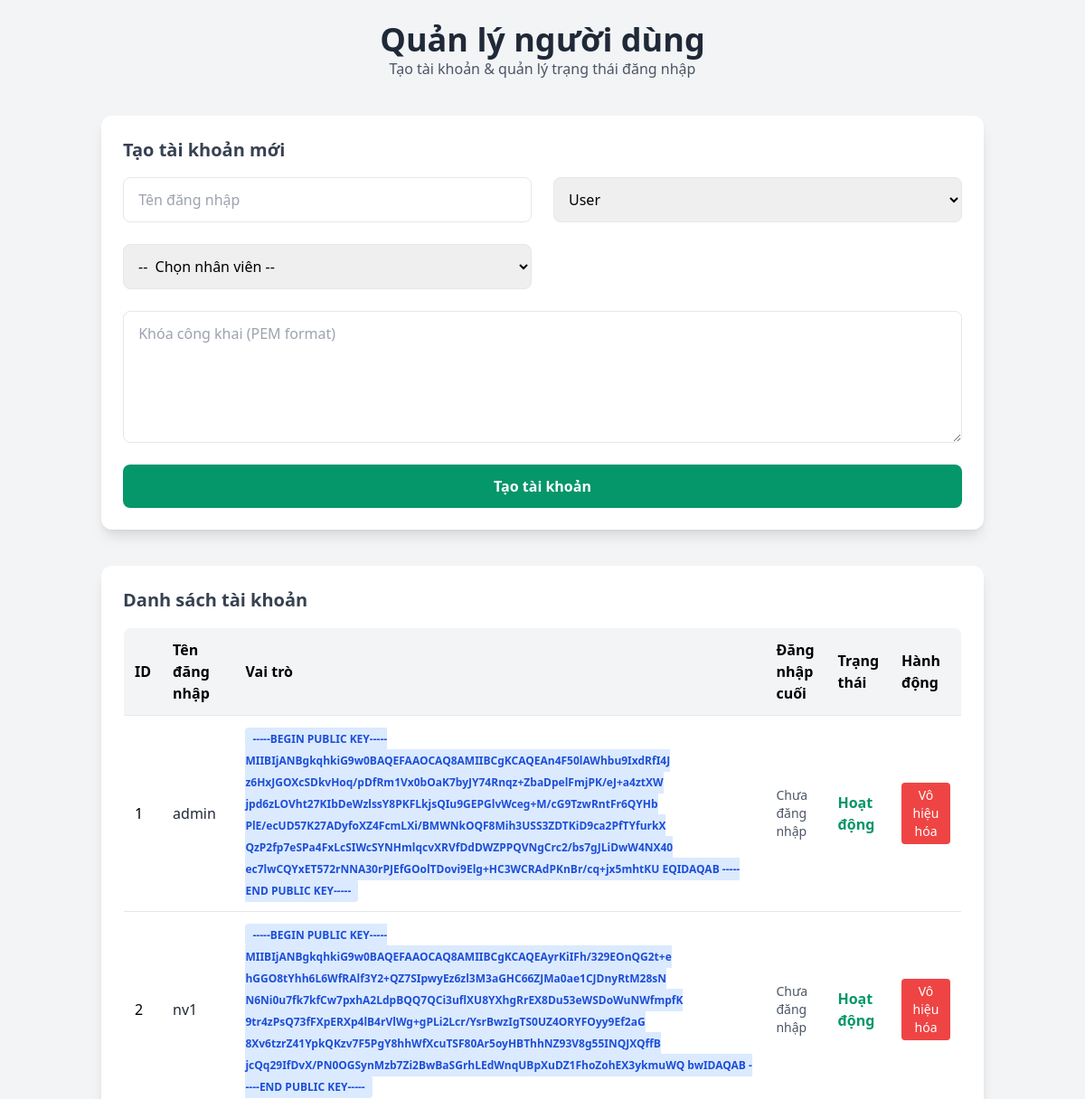
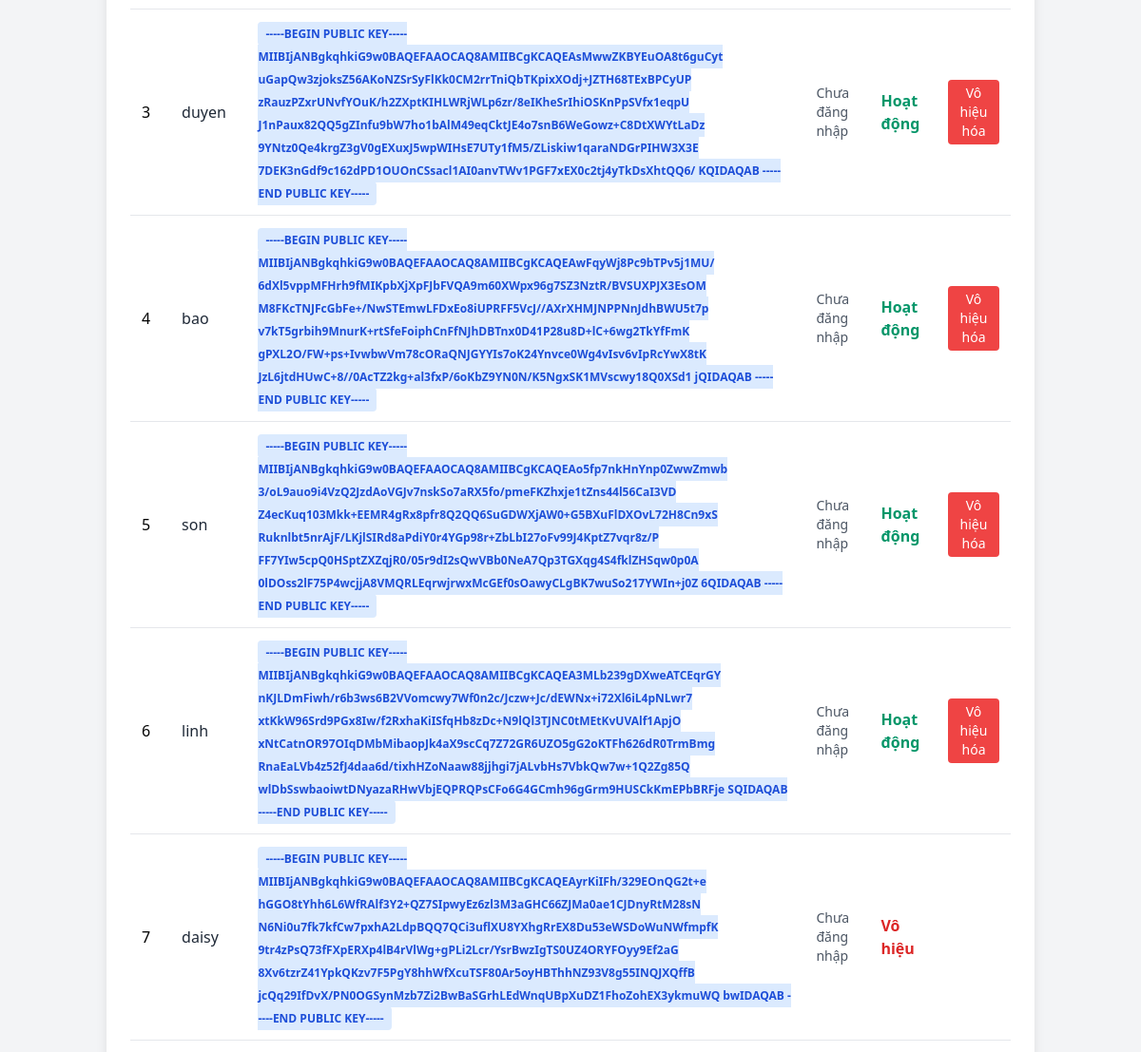
The page /user_management (signed in, upper part) on the database as committed earlier (2 pictures, top to bottom).
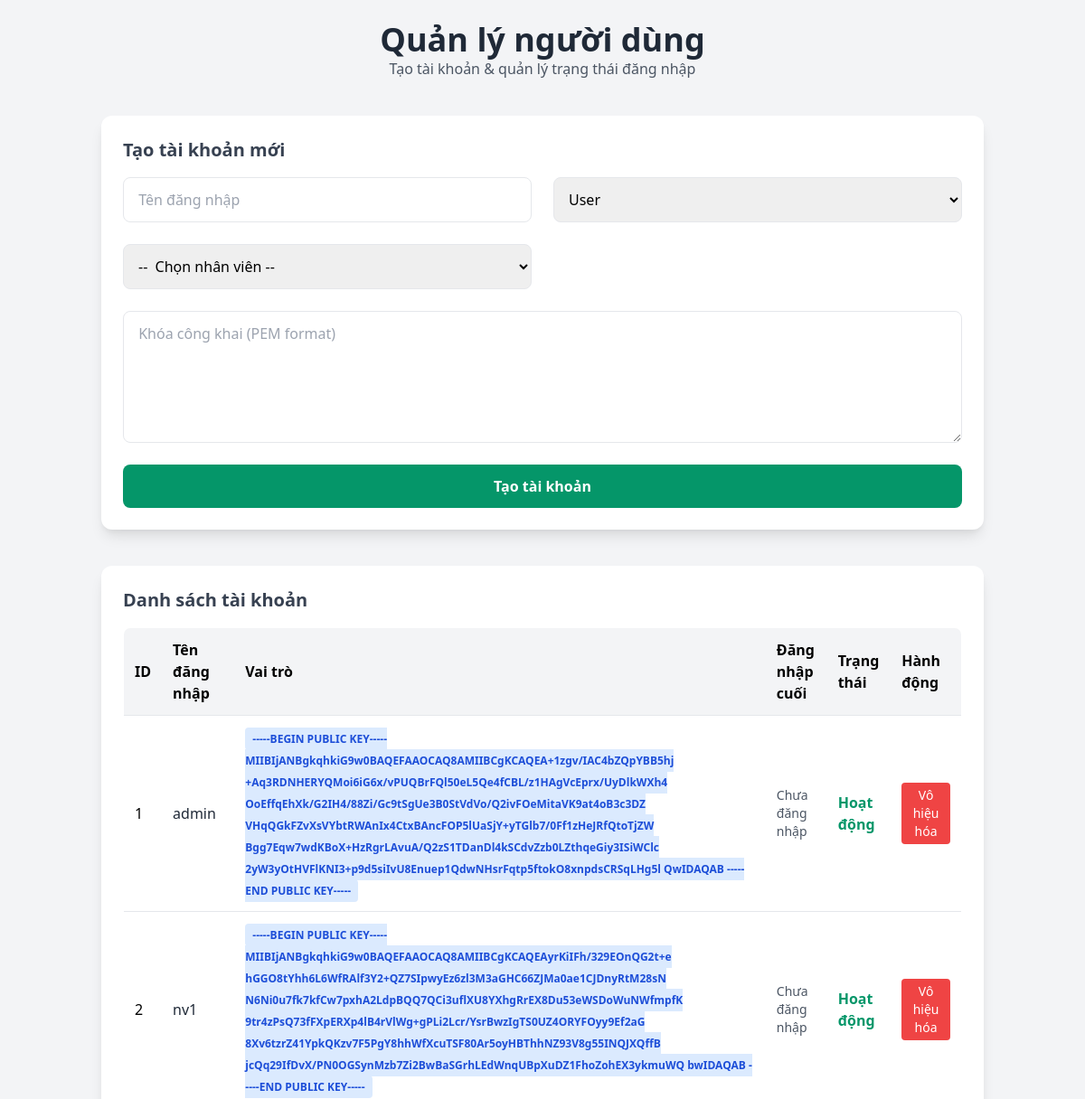
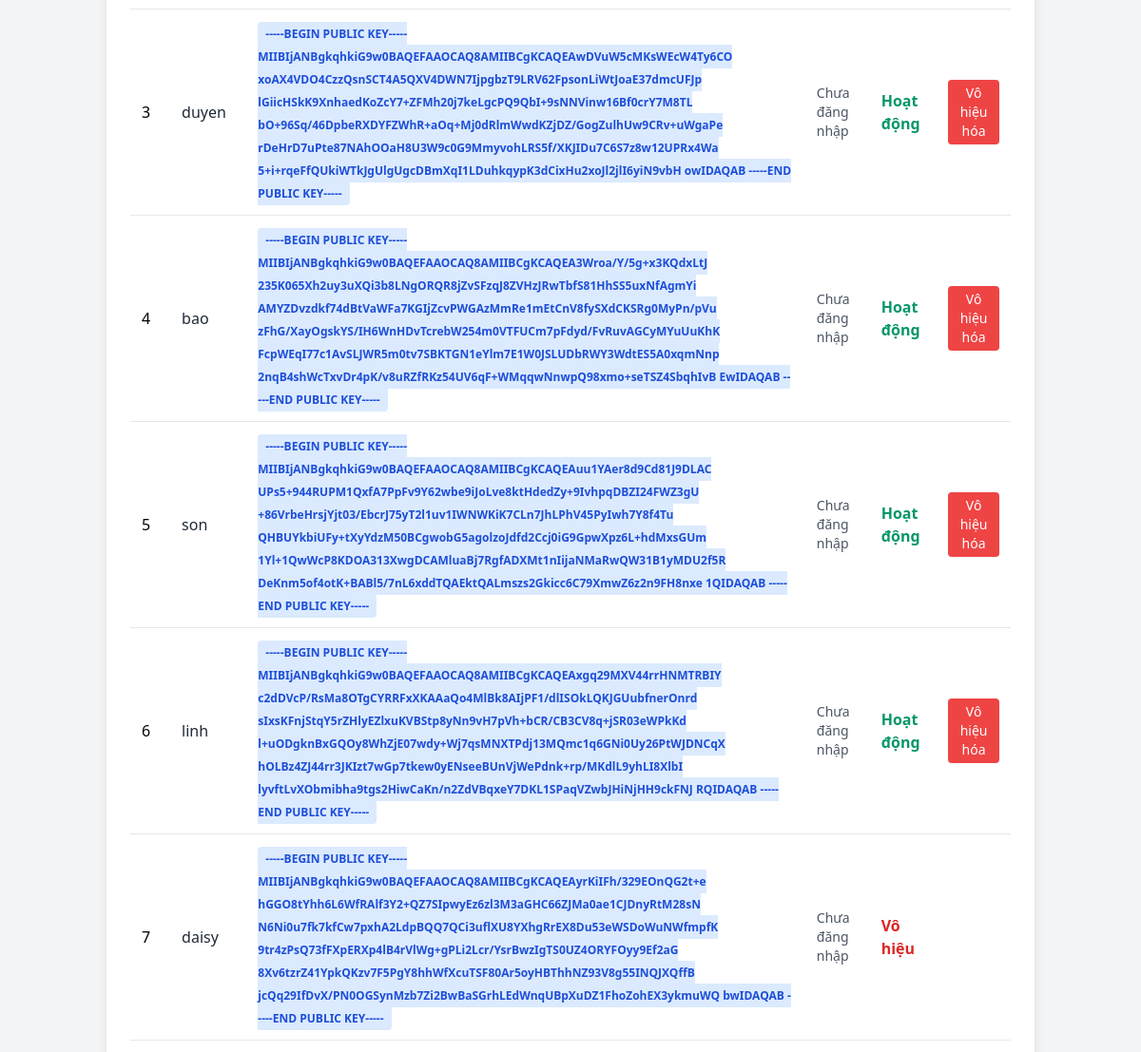
The same page on the database as committed later (2 pictures, top to bottom).
### tables this page shows
CREATE TABLE users (
            id INTEGER PRIMARY KEY,
            username TEXT UNIQUE,
            public_key TEXT,
            role TEXT DEFAULT 'user',
            last_login TIMESTAMP,
            is_active BOOLEAN DEFAULT 1,
            employee_id INTEGER,
            FOREIGN KEY (employee_id) REFERENCES employees(id)
        );

### app.py (the view)
    def decorated_function(*args, **kwargs):
        if 'user_id' not in session or session.get('role') != 'admin':
            flash('Bạn không có quyền truy cập trang này', 'error')
            return redirect(url_for('index'))
        return f(*args, **kwargs)

### app.py (called while the page is built)
def admin_required(f):
    def decorated_function(*args, **kwargs):
        if 'user_id' not in session or session.get('role') != 'admin':
            flash('Bạn không có quyền truy cập trang này', 'error')
            return redirect(url_for('index'))
        return f(*args, **kwargs)
    decorated_function.__name__ = f.__name__
    return decorated_function

@app.route('/user_management')
@admin_required
def user_manager():
    conn = sqlite3.connect('payroll.db')
    c = conn.cursor()
    c.execute("SELECT id, name FROM employees")
    employees = c.fetchall()
    c.execute("SELECT * FROM users")
    users = c.fetchall()
    conn.close()
    return render_template('user_management.html', users=users, employees=employees)

### templates/user_management.html (shortened to what this page needs)
<!DOCTYPE html>
<html lang="vi">
<head>
  <link href="https://cdn.jsdelivr.net/npm/tailwindcss@2.2.19/dist/tailwind.min.css" rel="stylesheet"/>
</head>
<body class="bg-gray-100 min-h-screen">
  <div class="container mx-auto p-6">
    <div class="text-center mb-10">
      <h1 class="text-4xl font-bold text-gray-800"> Quản lý người dùng</h1>
      <p class="text-gray-600">Tạo tài khoản & quản lý trạng thái đăng nhập</p>
    </div>
    <div class="bg-white p-6 rounded-xl shadow-lg mb-10">
      <h2 class="text-xl font-semibold text-gray-700 mb-4"> Tạo tài khoản mới</h2>
      <form id="create-user-form" class="grid grid-cols-1 md:grid-cols-2 gap-6">
        <input type="text" name="username" placeholder=" Tên đăng nhập" required class="p-3 border rounded-lg"/>
        <select name="role" class="p-3 border rounded-lg" required>
          <option value="user"> User</option>
        </select>
        <select name="employee_id" class="p-3 border rounded-lg" required>
          <option value="">-- ‍ Chọn nhân viên --</option>
        </select>
        <textarea name="public_key" placeholder=" Khóa công khai (PEM format)" rows="5" class="p-3 border rounded-lg md:col-span-2" required></textarea>
        <button type="submit" class="bg-green-600 hover:bg-green-700 text-white font-semibold py-3 px-6 rounded-lg transition md:col-span-2">
           Tạo tài khoản
        </button>
      </form>
    </div>
    <div class="bg-white p-6 rounded-xl shadow-lg">
      <h2 class="text-xl font-semibold text-gray-700 mb-4"> Danh sách tài khoản</h2>
      <div class="overflow-x-auto">
        <table class="min-w-full table-auto border border-gray-200 rounded-lg overflow-hidden">
          <thead class="bg-gray-100">
            <tr>
              <th class="p-3 text-left">ID</th>
              <th class="p-3 text-left">Tên đăng nhập</th>
              <th class="p-3 text-left">Vai trò</th>
              <th class="p-3 text-left">Đăng nhập cuối</th>
              <th class="p-3 text-left">Trạng thái</th>
              <th class="p-3 text-left">Hành động</th>
            </tr>
          </thead>
          <tbody class="bg-white">
            {% for user in users %}
              <tr class="border-t hover:bg-gray-50">
                <td class="p-3">{{ user[0] }}</td>
                <td class="p-3 font-medium text-gray-800">{{ user[1] }}</td>
                <td class="p-3">
                  <span class="px-2 py-1 rounded text-xs font-semibold
                    {% if user[2] == 'admin' %}bg-red-100 text-red-700{% else %}bg-blue-100 text-blue-700{% endif %}">
                    {{ user[2] }}
                  </span>
                </td>
                <td class="p-3 text-sm text-gray-600">{{ user[4] or 'Chưa đăng nhập' }}</td>
                <td class="p-3">
                  {% if user[5] %}
                    <span class="text-green-600 font-semibold"> Hoạt động</span>
                  {% else %}
                    <span class="text-red-600 font-semibold"> Vô hiệu</span>
                  {% endif %}
                </td>
                <td class="p-3">
                  {% if user[5] %}
                    <button onclick="deactivateUser({{ user[0] }})"
                      class="bg-red-500 hover:bg-red-600 text-white px-3 py-1 rounded text-sm transition">
                      Vô hiệu hóa
                    </button>
                  {% endif %}
                </td>
              </tr>
            {% endfor %}
          </tbody>
        </table>
      </div>
    </div>
  </div>
</body>
</html>

Rows that differ between the two databases and show on the page:
changed users "admin": public_key "-----BEGIN PUBLIC KEY----- MIIBIjANBgkqhkiG9w0BAQEFAAOCAQ8AMIIBCgKCAQEAn4F50lAWhbu9IxdRfI4J z6HxJGOXcSDkvHoq/pDfRm1Vx0bOaK7byJY74Rnqz+ZbaDpelFmjPK/eJ+a4ztXW jpd6zLOVht27KIbDeWzlssY8PKFLkjsQIu9GEPGlvWceg+M/cG9TzwRntFr6QYHb PlE/ecUD57K27ADyfoXZ4FcmLXi/BMWNkOQF8Mih3USS3ZDTKiD9ca2PfTYfurkX QzP2fp7eSPa4FxLcSIWcSYNHmlqcvXRVfDdDWZPPQVNgCrc2/bs7gJLiDwW4NX40 ec7lwCQYxET572rNNA30rPJEfGOolTDovi9Elg+HC3WCRAdPKnBr/cq+jx5mhtKU EQIDAQAB -----END PUBLIC KEY-----" → "-----BEGIN PUBLIC KEY----- MIIBIjANBgkqhkiG9w0BAQEFAAOCAQ8AMIIBCgKCAQEA+1zgv/IAC4bZQpYBB5hj +Aq3RDNHERYQMoi6iG6x/vPUQBrFQl50eL5Qe4fCBL/z1HAgVcEprx/UyDlkWXh4 OoEffqEhXk/G2IH4/88Zi/Gc9tSgUe3B0StVdVo/Q2ivFOeMitaVK9at4oB3c3DZ VHqQGkFZvXsVYbtRWAnIx4CtxBAncFOP5lUaSjY+yTGlb7/0Ff1zHeJRfQtoTjZW Bgg7Eqw7wdKBoX+HzRgrLAvuA/Q2zS1TDanDl4kSCdvZzb0LZthqeGiy3ISiWClc 2yW3yOtHVFlKNI3+p9d5siIvU8Enuep1QdwNHsrFqtp5ftokO8xnpdsCRSqLHg5l QwIDAQAB -----END PUBLIC KEY-----"
changed users "duyen": public_key "-----BEGIN PUBLIC KEY----- MIIBIjANBgkqhkiG9w0BAQEFAAOCAQ8AMIIBCgKCAQEAsMwwZKBYEuOA8t6guCyt uGapQw3zjoksZ56AKoNZSrSyFlKk0CM2rrTniQbTKpixXOdj+JZTH68TExBPCyUP zRauzPZxrUNvfYOuK/h2ZXptKIHLWRjWLp6zr/8eIKheSrIhiOSKnPpSVfx1eqpU J1nPaux82QQ5gZInfu9bW7ho1bAlM49eqCktJE4o7snB6WeGowz+C8DtXWYtLaDz 9YNtz0Qe4krgZ3gV0gEXuxJ5wpWIHsE7UTy1fM5/ZLiskiw1qaraNDGrPIHW3X3E 7DEK3nGdf9c162dPD1OUOnCSsacl1AI0anvTWv1PGF7xEX0c2tj4yTkDsXhtQQ6/ KQIDAQAB -----END PUBLIC KEY-----" → "-----BEGIN PUBLIC KEY----- MIIBIjANBgkqhkiG9w0BAQEFAAOCAQ8AMIIBCgKCAQEAwDVuW5cMKsWEcW4Ty6CO xoAX4VDO4CzzQsnSCT4A5QXV4DWN7IjpgbzT9LRV62FpsonLiWtJoaE37dmcUFJp lGiicHSkK9XnhaedKoZcY7+ZFMh20j7keLgcPQ9QbI+9sNNVinw16Bf0crY7M8TL bO+96Sq/46DpbeRXDYFZWhR+aOq+Mj0dRlmWwdKZjDZ/GogZulhUw9CRv+uWgaPe rDeHrD7uPte87NAhOOaH8U3W9c0G9MmyvohLRS5f/XKJIDu7C6S7z8w12UPRx4Wa 5+i+rqeFfQUkiWTkJgUlgUgcDBmXqI1LDuhkqypK3dCixHu2xoJl2jlI6yiN9vbH owIDAQAB -----END PUBLIC KEY-----"
changed users "bao": public_key "-----BEGIN PUBLIC KEY----- MIIBIjANBgkqhkiG9w0BAQEFAAOCAQ8AMIIBCgKCAQEAwFqyWj8Pc9bTPv5j1MU/ 6dXl5vppMFHrh9fMIKpbXjXpFJbFVQA9m60XWpx96g7SZ3NztR/BVSUXPJX3EsOM M8FKcTNJFcGbFe+/NwSTEmwLFDxEo8iUPRFF5VcJ//AXrXHMJNPPNnJdhBWU5t7p v7kT5grbih9MnurK+rtSfeFoiphCnFfNJhDBTnx0D41P28u8D+lC+6wg2TkYfFmK gPXL2O/FW+ps+IvwbwVm78cORaQNJGYYIs7oK24Ynvce0Wg4vIsv6vIpRcYwX8tK JzL6jtdHUwC+8//0AcTZ2kg+al3fxP/6oKbZ9YN0N/K5NgxSK1MVscwy18Q0XSd1 jQIDAQAB -----END PUBLIC KEY-----" → "-----BEGIN PUBLIC KEY----- MIIBIjANBgkqhkiG9w0BAQEFAAOCAQ8AMIIBCgKCAQEA3Wroa/Y/5g+x3KQdxLtJ 235K065Xh2uy3uXQi3b8LNgORQR8jZvSFzqJ8ZVHzJRwTbfS81HhSS5uxNfAgmYi AMYZDvzdkf74dBtVaWFa7KGIjZcvPWGAzMmRe1mEtCnV8fySXdCKSRg0MyPn/pVu zFhG/XayOgskYS/IH6WnHDvTcrebW254m0VTFUCm7pFdyd/FvRuvAGCyMYuUuKhK FcpWEqI77c1AvSLJWR5m0tv7SBKTGN1eYlm7E1W0JSLUDbRWY3WdtES5A0xqmNnp 2nqB4shWcTxvDr4pK/v8uRZfRKz54UV6qF+WMqqwNnwpQ98xmo+seTSZ4SbqhIvB EwIDAQAB -----END PUBLIC KEY-----"
changed users "son": public_key "-----BEGIN PUBLIC KEY----- MIIBIjANBgkqhkiG9w0BAQEFAAOCAQ8AMIIBCgKCAQEAo5fp7nkHnYnp0ZwwZmwb 3/oL9auo9i4VzQ2JzdAoVGJv7nskSo7aRX5fo/pmeFKZhxje1tZns44l56CaI3VD Z4ecKuq103Mkk+EEMR4gRx8pfr8Q2QQ6SuGDWXjAW0+G5BXuFlDXOvL72H8Cn9xS Ruknlbt5nrAjF/LKjlSIRd8aPdiY0r4YGp98r+ZbLbI27oFv99J4KptZ7vqr8z/P FF7YIw5cpQ0HSptZXZqjR0/05r9dI2sQwVBb0NeA7Qp3TGXqg4S4fklZHSqw0p0A 0lDOss2lF75P4wcjjA8VMQRLEqrwjrwxMcGEf0sOawyCLgBK7wuSo217YWIn+j0Z 6QIDAQAB -----END PUBLIC KEY-----" → "-----BEGIN PUBLIC KEY----- MIIBIjANBgkqhkiG9w0BAQEFAAOCAQ8AMIIBCgKCAQEAuu1YAer8d9Cd81J9DLAC UPs5+944RUPM1QxfA7PpFv9Y62wbe9iJoLve8ktHdedZy+9IvhpqDBZI24FWZ3gU +86VrbeHrsjYjt03/EbcrJ75yT2l1uv1IWNWKiK7CLn7JhLPhV45PyIwh7Y8f4Tu QHBUYkbiUFy+tXyYdzM50BCgwobG5agolzoJdfd2Ccj0iG9GpwXpz6L+hdMxsGUm 1Yl+1QwWcP8KDOA313XwgDCAMluaBj7RgfADXMt1nIijaNMaRwQW31B1yMDU2f5R DeKnm5of4otK+BABl5/7nL6xddTQAEktQALmszs2Gkicc6C79XmwZ6z2n9FH8nxe 1QIDAQAB -----END PUBLIC KEY-----"
changed users "linh": public_key "-----BEGIN PUBLIC KEY----- MIIBIjANBgkqhkiG9w0BAQEFAAOCAQ8AMIIBCgKCAQEA3MLb239gDXweATCEqrGY nKJLDmFiwh/r6b3ws6B2VVomcwy7Wf0n2c/Jczw+Jc/dEWNx+i72Xl6iL4pNLwr7 xtKkW96Srd9PGx8Iw/f2RxhaKiISfqHb8zDc+N9lQl3TJNC0tMEtKvUVAlf1ApjO xNtCatnOR97OIqDMbMibaopJk4aX9scCq7Z72GR6UZO5gG2oKTFh626dR0TrmBmg RnaEaLVb4z52fJ4daa6d/tixhHZoNaaw88jjhgi7jALvbHs7VbkQw7w+1Q2Zg85Q wlDbSswbaoiwtDNyazaRHwVbjEQPRQPsCFo6G4GCmh96gGrm9HUSCkKmEPbBRFje SQIDAQAB -----END PUBLIC KEY-----" → "-----BEGIN PUBLIC KEY----- MIIBIjANBgkqhkiG9w0BAQEFAAOCAQ8AMIIBCgKCAQEAxgq29MXV44rrHNMTRBIY c2dDVcP/RsMa8OTgCYRRFxXKAAaQo4MlBk8AIjPF1/dlISOkLQKJGUubfnerOnrd sIxsKFnjStqY5rZHlyEZlxuKVBStp8yNn9vH7pVh+bCR/CB3CV8q+jSR03eWPkKd l+uODgknBxGQOy8WhZjE07wdy+Wj7qsMNXTPdj13MQmc1q6GNi0Uy26PtWJDNCqX hOLBz4ZJ44rr3JKIzt7wGp7tkew0yENseeBUnVjWePdnk+rp/MKdlL9yhLI8XlbI lyvftLvXObmibha9tgs2HiwCaKn/n2ZdVBqxeY7DKL1SPaqVZwbJHiNjHH9ckFNJ RQIDAQAB -----END PUBLIC KEY-----"
